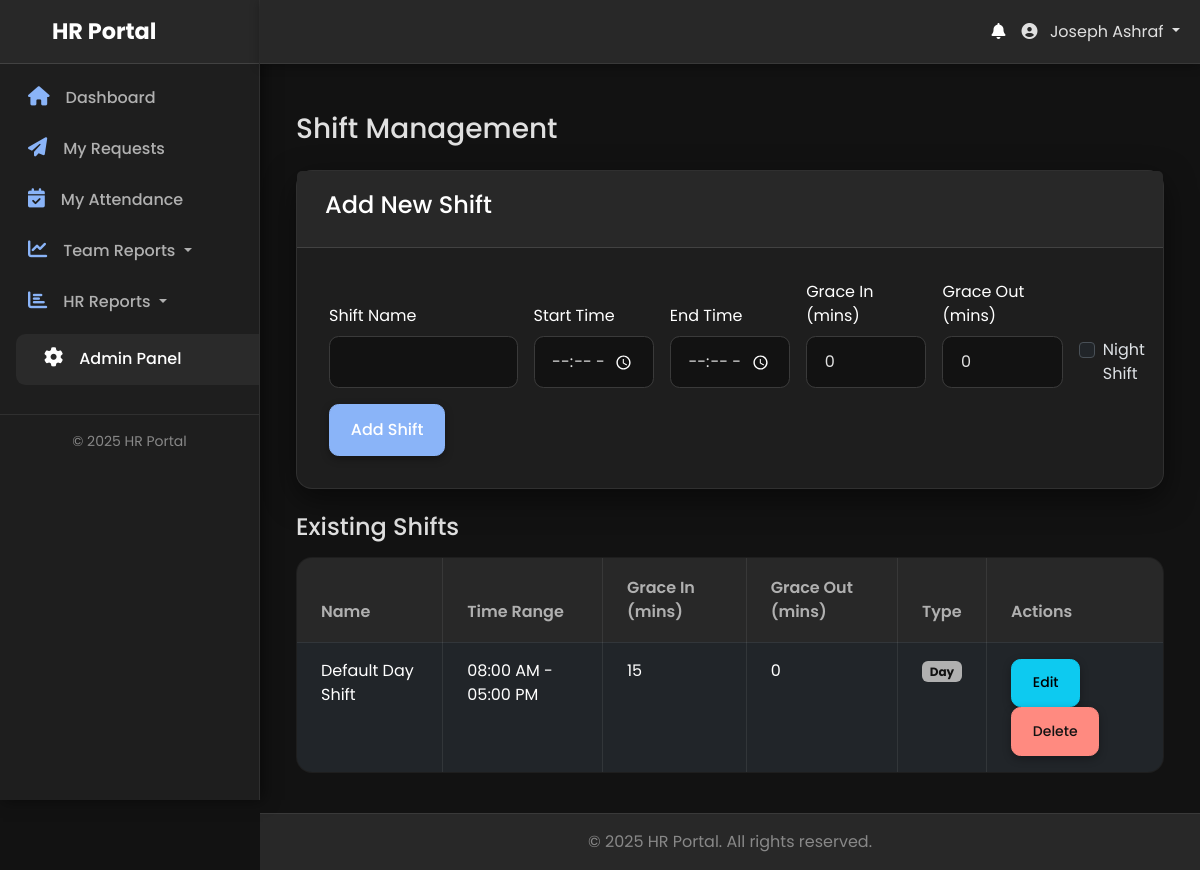
The page /admin/shifts.php (signed in) on the database its author committed.
### tables this page shows
CREATE TABLE `shifts` (
  `id` int(11) NOT NULL,
  `shift_name` varchar(100) NOT NULL,
  `start_time` time NOT NULL,
  `end_time` time NOT NULL,
  `break_start_time` time DEFAULT NULL,
  `break_end_time` time DEFAULT NULL,
  `grace_in_minutes` int(11) NOT NULL DEFAULT 0,
  `grace_out_minutes` int(11) NOT NULL DEFAULT 0,
  `is_night_shift` tinyint(1) NOT NULL DEFAULT 0,
  `created_at` timestamp NOT NULL DEFAULT current_timestamp(),
  `updated_at` timestamp NOT NULL DEFAULT current_timestamp() ON UPDATE current_timestamp()
);

### admin/shifts.php (the view, shortened to what this page needs)
<?php
require_once __DIR__ . '/../app/core/database.php';
$shifts = $pdo->query("SELECT * FROM shifts ORDER BY shift_name")->fetchAll(PDO::FETCH_ASSOC);
$editing_shift = null;
include __DIR__ . '/../app/templates/header.php';
?>
<div class="container mt-4">
    <h1 class="h3 mb-4">Shift Management</h1>
    <div class="card mb-4">
        <div class="card-header">
            <h4><?= $editing_shift ? 'Edit Shift' : 'Add New Shift' ?></h4>
        </div>
        <div class="card-body">
            <form method="POST" action="shifts.php">
                <div class="row g-3 align-items-end">
                    <div class="col-md-3">
                        <label for="shift_name" class="form-label">Shift Name</label>
                        <input type="text" class="form-control" id="shift_name" name="shift_name" value="<?= htmlspecialchars($editing_shift['shift_name'] ?? '') ?>" required>
                    </div>
                    <div class="col-md-2">
                        <label for="start_time" class="form-label">Start Time</label>
                        <input type="time" class="form-control" id="start_time" name="start_time" value="<?= htmlspecialchars($editing_shift['start_time'] ?? '') ?>" required>
                    </div>
                    <div class="col-md-2">
                        <label for="end_time" class="form-label">End Time</label>
                        <input type="time" class="form-control" id="end_time" name="end_time" value="<?= htmlspecialchars($editing_shift['end_time'] ?? '') ?>" required>
                    </div>
                    <div class="col-md-2">
                        <label for="grace_in_minutes" class="form-label">Grace In (mins)</label>
                        <input type="number" class="form-control" id="grace_in_minutes" name="grace_in_minutes" value="<?= htmlspecialchars($editing_shift['grace_in_minutes'] ?? '0') ?>" required>
                    </div>
                     <div class="col-md-2">
                        <label for="grace_out_minutes" class="form-label">Grace Out (mins)</label>
                        <input type="number" class="form-control" id="grace_out_minutes" name="grace_out_minutes" value="<?= htmlspecialchars($editing_shift['grace_out_minutes'] ?? '0') ?>" required>
                    </div>
                    <div class="col-md-1">
                        <div class="form-check">
                            <input class="form-check-input" type="checkbox" id="is_night_shift" name="is_night_shift" <?= ($editing_shift['is_night_shift'] ?? 0) ? 'checked' : '' ?>>
                            <label class="form-check-label" for="is_night_shift">Night Shift</label>
                        </div>
                    </div>
                </div>
                <div class="mt-3">
                    <button type="submit" class="btn btn-primary"><?= $editing_shift ? 'Update Shift' : 'Add Shift' ?></button>
                </div>
            </form>
        </div>
    </div>
    <h2 class="h4 mb-3">Existing Shifts</h2>
    <div class="table-responsive">
        <table class="table table-bordered table-hover">
            <thead class="table-light">
                <tr>
                    <th>Name</th>
                    <th>Time Range</th>
                    <th>Grace In (mins)</th>
                    <th>Grace Out (mins)</th>
                    <th>Type</th>
                    <th>Actions</th>
                </tr>
            </thead>
            <tbody>
                <?php foreach ($shifts as $shift): ?>
                    <tr>
                        <td><?= htmlspecialchars($shift['shift_name']) ?></td>
                        <td><?= htmlspecialchars(date('h:i A', strtotime($shift['start_time']))) ?> - <?= htmlspecialchars(date('h:i A', strtotime($shift['end_time']))) ?></td>
                        <td><?= htmlspecialchars($shift['grace_in_minutes']) ?></td>
                        <td><?= htmlspecialchars($shift['grace_out_minutes']) ?></td>
                        <td><?= $shift['is_night_shift'] ? '<span class="badge bg-dark">Night</span>' : '<span class="badge bg-light text-dark">Day</span>' ?></td>
                        <td>
                            <a href="?action=edit&id=<?= htmlspecialchars($shift['id']) ?>" class="btn btn-sm btn-info">Edit</a>
                            <a href="?action=delete&id=<?= htmlspecialchars($shift['id']) ?>" class="btn btn-sm btn-danger" onclick="return confirm('Are you sure?');">Delete</a>
                        </td>
                    </tr>
                <?php endforeach; ?>
            </tbody>
        </table>
    </div>
</div>
<?php include __DIR__ . '/../app/templates/footer.php'; ?>

### css/style.css (style rules this page uses)
* { box-sizing: border-box; }
html, body { height: 100%; margin: 0; padding: 0; overflow-x: hidden; background-color: #121212; color: #e0e0e0; font-family: 'Poppins', sans-serif; background-image: radial-gradient(circle at top left, rgba(138, 180, 248, 0.05) 0%, transparent 30%), radial-gradient(circle at bottom right, rgba(105, 240, 174, 0.05) 0%, transparent 30%); background-size: 100% 100%; background-repeat: no-repeat; }
a { color: #8ab4f8; text-decoration: none; transition: color 0.3s ease, transform 0.1s ease-out; }
.card { border: 1px solid rgba(255, 255, 255, 0.08); border-radius: 1rem; background-color: #1e1e1e; box-shadow: 0 10px 30px rgba(0, 0, 0, 0.5); transition: transform 0.2s ease-out, box-shadow 0.2s ease-out; position: relative; z-index: 1; }
.card-header { background-color: #282828; border-bottom: 1px solid rgba(255, 255, 255, 0.12); color: #ffffff; font-weight: 600; padding: 1.25rem 1.75rem; border-top-left-radius: 1rem; border-top-right-radius: 1rem; }
.card-body { padding: 2rem; }
.form-label { color: #ffffff; }
.form-control, .form-select { border-radius: 0.6rem; border: 1px solid #3a3a3a; background-color: #121212; color: #e0e0e0; padding: 0.8rem 1.1rem; transition: border-color 0.2s ease, box-shadow 0.2s ease; }
.form-control::placeholder { color: #a0a0a0; opacity: 1; }
.btn { border-radius: 0.6rem; font-weight: 500; padding: 0.8rem 1.3rem; transition: all 0.3s ease-in-out, box-shadow 0.2s ease-out; box-shadow: 0 3px 8px rgba(0, 0, 0, 0.3); cursor: pointer; }
.btn-primary { background-color: #8ab4f8; border-color: #8ab4f8; color: #ffffff; }
.btn-danger { background-color: #ff8a80; border-color: #ff8a80; color: #121212; }
.table { border-radius: 1rem; overflow: hidden; background-color: #1e1e1e; color: #e0e0e0; border: 1px solid rgba(255, 255, 255, 0.08); }
.table thead th { background-color: #282828; color: #b0b0b0; border-bottom: 1px solid rgba(255, 255, 255, 0.12); padding: 1.1rem 1.5rem; font-weight: 600; }
.table tbody td { border-color: rgba(255, 255, 255, 0.06); padding: 1rem 1.5rem; }
.badge.bg-light { background-color: #b0b0b0 !important; color: #121212 !important; }
.table.table-bordered { border-color: rgba(255, 255, 255, 0.08); }
.table.table-bordered th, .table.table-bordered td { border-color: rgba(255, 255, 255, 0.08); }

### rows shown on the page
shifts: shift_name "Default Day Shift", start_time "08:00 AM", end_time "05:00 PM", grace_in_minutes "15", grace_out_minutes "0", is_night_shift "Day"

### other values the page prints
SITE_NAME "HR Portal"
$_SESSION['full_name'] "Joseph Ashraf"
